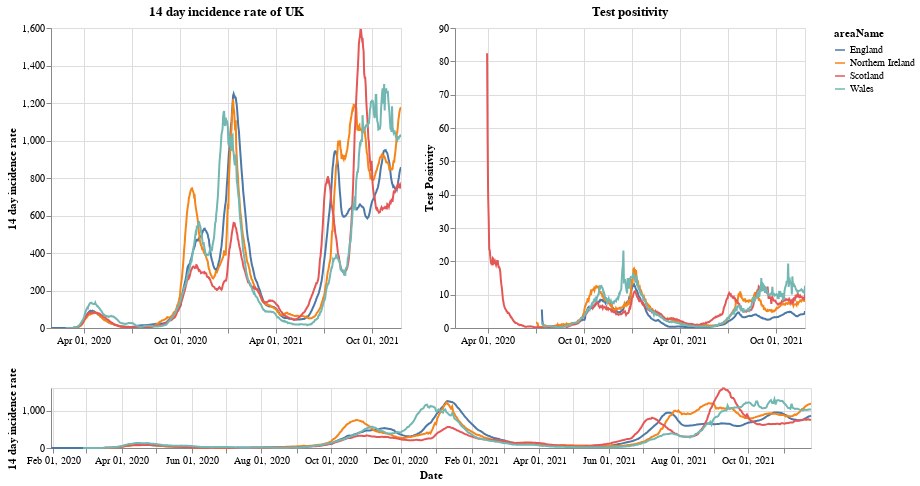

Here is the notebook cell this chart was saved with:
### Markdown cell above
# Plots

First a plot with each country in the UK. The top right shows the positivity rate for (which is the percentage of registered tests which were positive) while the top left is the 14 day incidence rate. The bottom chart can be used to select the timeframe (does not work on a mobile device).

### Code cell
#collapse
brush = alt.selection(type='interval', name='DateBrush',encodings=['x'],fields=['Time'])
leg_selection = alt.selection_multi(fields=['areaName'], bind='legend')

base = alt.Chart(uk_cases).mark_line().encode(
    x=alt.X("yearmonthdate(date):T", axis=alt.Axis(title='Date')),
    y=alt.Y("twoWeeklyCasesRate:Q", axis=alt.Axis(title='14 day incidence rate')),
    tooltip=['areaName', 'date','twoWeeklyCasesRate', 'testPositivity'],
    color='areaName',
    opacity=alt.condition(leg_selection, alt.value(2), alt.value(0.1))
).add_selection(leg_selection).properties(width=350)

upper = base.encode(alt.X('yearmonthdate(date):T', axis=alt.Axis(title=''),
                         scale=alt.Scale(domain=brush))
                   ).properties(title=f'14 day incidence rate of UK')
upper_right = upper.encode(alt.Y('testPositivity:Q', axis=alt.Axis(title='Test Positivity'))).properties(title='Test positivity')
lower = base.properties(height=60, width = 760).add_selection(brush)

(upper | upper_right) & lower

### Figure 1 — Vega-Lite specification as saved in the notebook (floating-point values rounded to 4 significant figures; data arrays with more than 128 entries replaced by an {"elided": "..."} marker saying what was removed)
{"config": {"view": {"continuousWidth": 400, "continuousHeight": 300}}, "vconcat": [{"hconcat": [{"mark": "line", "encoding": {"color": {"type": "nominal", "field": "areaName"}, "opacity": {"condition": {"value": 2, "selection": "selector001"}, "value": 0.1}, "tooltip": [{"type": "nominal", "field": "areaName"}, {"type": "temporal", "field": "date"}, {"type": "quantitative", "field": "twoWeeklyCasesRate"}, {"type": "quantitative", "field": "testPositivity"}], "x": {"type": "temporal", "axis": {"title": ""}, "field": "date", "scale": {"domain": {"selection": "DateBrush"}}, "timeUnit": "yearmonthdate"}, "y": {"type": "quantitative", "axis": {"title": "14 day incidence rate"}, "field": "twoWeeklyCasesRate"}}, "selection": {"selector001": {"type": "multi", "fields": ["areaName"], "bind": "legend"}}, "title": "14 day incidence rate of UK", "width": 350}, {"mark": "line", "encoding": {"color": {"type": "nominal", "field": "areaName"}, "opacity": {"condition": {"value": 2, "selection": "selector001"}, "value": 0.1}, "tooltip": [{"type": "nominal", "field": "areaName"}, {"type": "temporal", "field": "date"}, {"type": "quantitative", "field": "twoWeeklyCasesRate"}, {"type": "quantitative", "field": "testPositivity"}], "x": {"type": "temporal", "axis": {"title": ""}, "field": "date", "scale": {"domain": {"selection": "DateBrush"}}, "timeUnit": "yearmonthdate"}, "y": {"type": "quantitative", "axis": {"title": "Test Positivity"}, "field": "testPositivity"}}, "selection": {"selector001": {"type": "multi", "fields": ["areaName"], "bind": "legend"}}, "title": "Test positivity", "width": 350}]}, {"mark": "line", "encoding": {"color": {"type": "nominal", "field": "areaName"}, "opacity": {"condition": {"value": 2, "selection": "selector001"}, "value": 0.1}, "tooltip": [{"type": "nominal", "field": "areaName"}, {"type": "temporal", "field": "date"}, {"type": "quantitative", "field": "twoWeeklyCasesRate"}, {"type": "quantitative", "field": "testPositivity"}], "x": {"type": "temporal", "axis": {"title": "Date"}, "field": "date", "timeUnit": "yearmonthdate"}, "y": {"type": "quantitative", "axis": {"title": "14 day incidence rate"}, "field": "twoWeeklyCasesRate"}}, "height": 60, "selection": {"selector001": {"type": "multi", "fields": ["areaName"], "bind": "legend"}, "DateBrush": {"type": "interval", "encodings": ["x"], "fields": ["Time"]}}, "width": 760}], "data": {"name": "data-8ade8f193666ecc28db731479bfaa92d"}, "$schema": "https://vega.github.io/schema/vega-lite/v4.8.1.json", "datasets": {"data-8ade8f193666ecc28db731479bfaa92d": {"elided": "2572 records"}}}
